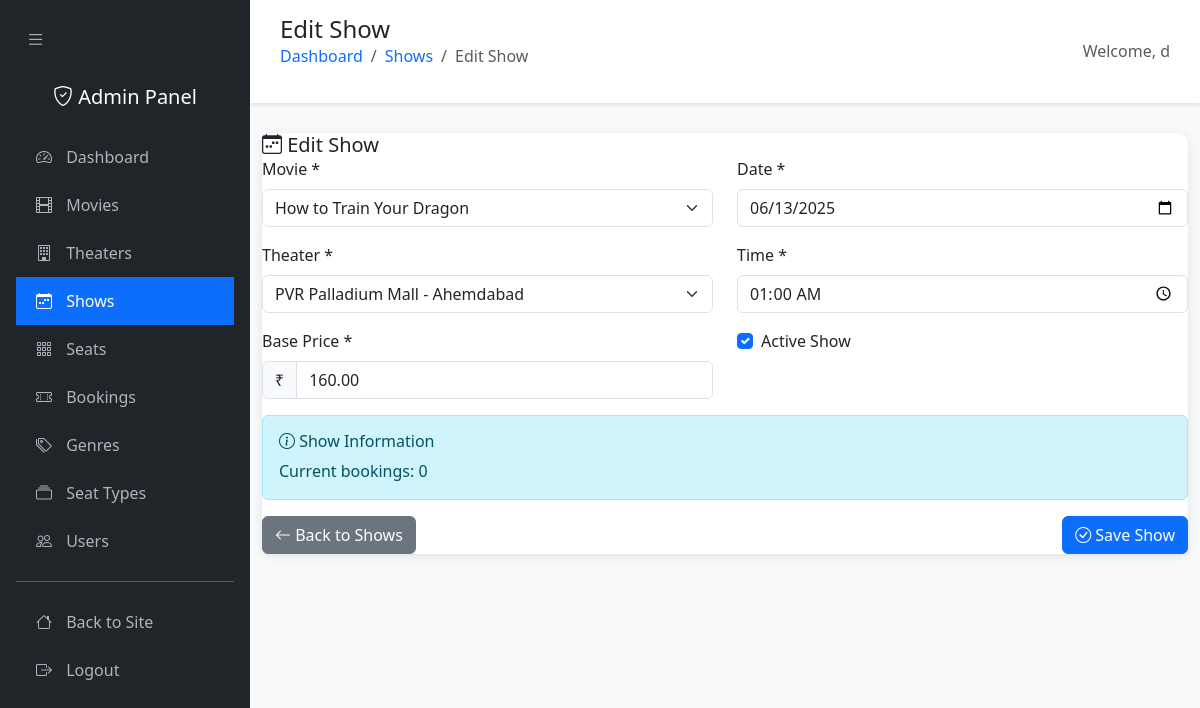
Page /admin-panel/shows/100/edit/ (signed in) on the committed database.
### booking/models.py (models this page shows, shortened)
class Show(models.Model):
    movie = models.ForeignKey(Movie, on_delete=models.CASCADE, related_name='shows')
    theater = models.ForeignKey(Theater, on_delete=models.CASCADE, related_name='shows')
    date = models.DateField()
    time = models.TimeField()
    base_price = models.DecimalField(max_digits=6, decimal_places=2)
    is_active = models.BooleanField(default=True)
    created_at = models.DateTimeField(auto_now_add=True)
    updated_at = models.DateTimeField(auto_now=True)
    class Meta:
        unique_together = ('theater', 'date', 'time')
        ordering = ['date', 'time']

### booking/admin_views.py (the view)
# urls.py: path('admin-panel/shows/<int:show_id>/edit/', admin_views.admin_show_edit, name='admin_show_edit'),
@admin_required
def admin_show_edit(request, show_id):
    show = get_object_or_404(Show, id=show_id)
    if request.method == 'POST':
        form = ShowForm(request.POST, instance=show)
        if form.is_valid():
            show = form.save()
            messages.success(request, f'Show for "{show.movie.title}" updated successfully!')
            return redirect('admin_show_list')
    else:
        form = ShowForm(instance=show)
    context = {'form': form, 'title': 'Edit Show', 'show': show}
    return render(request, 'booking/admin/show_form.html', context)

### booking/admin_forms.py
class ShowForm(forms.ModelForm):
    class Meta:
        model = Show
        fields = ['movie', 'theater', 'date', 'time', 'base_price', 'is_active']
        widgets = {
            'movie': forms.Select(attrs={'class': 'form-select'}),
            'theater': forms.Select(attrs={'class': 'form-select'}),
            'date': forms.DateInput(attrs={'class': 'form-control', 'type': 'date'}),
            'time': forms.TimeInput(attrs={'class': 'form-control', 'type': 'time'}),
            'base_price': forms.NumberInput(attrs={'class': 'form-control', 'step': '0.01'}),
            'is_active': forms.CheckboxInput(attrs={'class': 'form-check-input'}),
        }

### booking/models.py (called while the page is built)
    def __str__(self):
        return self.title

    def __str__(self):
        return f"{self.name} - {self.city}"

### templates/booking/admin/show_form.html (shortened to what this page needs)
{% extends 'booking/admin/base_admin.html' %}
{% block page_title %}{{ title }}{% endblock %}
{% block breadcrumb %}
<nav class="admin-breadcrumb">
    <ol class="breadcrumb">
        <li class="breadcrumb-item"><a href="{% url 'admin_dashboard' %}">Dashboard</a></li>
        <li class="breadcrumb-item"><a href="{% url 'admin_show_list' %}">Shows</a></li>
        <li class="breadcrumb-item active">{{ title }}</li>
    </ol>
</nav>
{% endblock %}
{% block content %}
<div class="admin-card">
    <div class="card-header">
        <h5 class="mb-0"><i class="bi bi-calendar-week"></i> {{ title }}</h5>
    </div>
    <div class="card-body">
        <form method="post">
            <div class="row">
                <div class="col-md-6">
                    <div class="mb-3">
                        <label for="{{ form.movie.id_for_label }}" class="form-label">Movie *</label>
                        {{ form.movie }}
                    </div>
                    <div class="mb-3">
                        <label for="{{ form.theater.id_for_label }}" class="form-label">Theater *</label>
                        {{ form.theater }}
                    </div>
                    <div class="mb-3">
                        <label for="{{ form.base_price.id_for_label }}" class="form-label">Base Price *</label>
                        <div class="input-group">
                            <span class="input-group-text">₹</span>
                            {{ form.base_price }}
                        </div>
                    </div>
                </div>
                <div class="col-md-6">
                    <div class="mb-3">
                        <label for="{{ form.date.id_for_label }}" class="form-label">Date *</label>
                        {{ form.date }}
                    </div>
                    <div class="mb-3">
                        <label for="{{ form.time.id_for_label }}" class="form-label">Time *</label>
                        {{ form.time }}
                    </div>
                    <div class="mb-3">
                        <div class="form-check">
                            {{ form.is_active }}
                            <label class="form-check-label" for="{{ form.is_active.id_for_label }}">
                                Active Show
                            </label>
                        </div>
                    </div>
                </div>
            </div>
            {% if show %}
                <div class="alert alert-info">
                    <h6><i class="bi bi-info-circle"></i> Show Information</h6>
                    <p class="mb-0">Current bookings: {{ show.bookings.count }}</p>
                </div>
            {% endif %}
            <div class="d-flex justify-content-between">
                <a href="{% url 'admin_show_list' %}" class="btn btn-secondary">
                    <i class="bi bi-arrow-left"></i> Back to Shows
                </a>
                <button type="submit" class="btn btn-primary">
                    <i class="bi bi-check-circle"></i> Save Show
                </button>
            </div>
        </form>
    </div>
</div>
{% endblock %}

### templates/booking/admin/base_admin.html (shortened to what this page needs)
<!DOCTYPE html>
<html lang="en">
<head>
    <link href="https://cdn.jsdelivr.net/npm/bootstrap@5.3.0/dist/css/bootstrap.min.css" rel="stylesheet">
    <link rel="stylesheet" href="https://cdn.jsdelivr.net/npm/bootstrap-icons@1.10.0/font/bootstrap-icons.css">
</head>
<body>
    <nav class="admin-sidebar" id="adminSidebar">
        <div class="p-3">
            <button class="sidebar-toggle" onclick="toggleSidebar()">
                <i class="bi bi-list"></i>
            </button>
            <div class="text-center mb-4">
                <h5 class="text-white mb-0">
                    <i class="bi bi-shield-check"></i>
                    <span class="sidebar-text">Admin Panel</span>
                </h5>
            </div>
            <ul class="nav nav-pills flex-column">
                <li class="nav-item">
                    <a class="nav-link {% if request.resolver_match.url_name == 'admin_dashboard' %}active{% endif %}"
                       href="{% url 'admin_dashboard' %}">
                        <i class="bi bi-speedometer2"></i>
                        <span class="sidebar-text">Dashboard</span>
                    </a>
                </li>
                <li class="nav-item">
                    <a class="nav-link {% if 'movie' in request.resolver_match.url_name %}active{% endif %}"
                       href="{% url 'admin_movie_list' %}">
                        <i class="bi bi-film"></i>
                        <span class="sidebar-text">Movies</span>
                    </a>
                </li>
                <li class="nav-item">
                    <a class="nav-link {% if 'theater' in request.resolver_match.url_name %}active{% endif %}"
                       href="{% url 'admin_theater_list' %}">
                        <i class="bi bi-building"></i>
                        <span class="sidebar-text">Theaters</span>
                    </a>
                </li>
                <li class="nav-item">
                    <a class="nav-link {% if 'show' in request.resolver_match.url_name %}active{% endif %}"
                       href="{% url 'admin_show_list' %}">
                        <i class="bi bi-calendar-week"></i>
                        <span class="sidebar-text">Shows</span>
                    </a>
                </li>
                <li class="nav-item">
                    <a class="nav-link {% if 'seat' in request.resolver_match.url_name %}active{% endif %}"
                       href="{% url 'admin_seat_list' %}">
                        <i class="bi bi-grid-3x3-gap"></i>
                        <span class="sidebar-text">Seats</span>
                    </a>
                </li>
                <li class="nav-item">
                    <a class="nav-link {% if 'booking' in request.resolver_match.url_name %}active{% endif %}"
                       href="{% url 'admin_booking_list' %}">
                        <i class="bi bi-ticket-perforated"></i>
                        <span class="sidebar-text">Bookings</span>
                    </a>
                </li>
                <li class="nav-item">
                    <a class="nav-link {% if 'genre' in request.resolver_match.url_name %}active{% endif %}"
                       href="{% url 'admin_genre_list' %}">
                        <i class="bi bi-tags"></i>
                        <span class="sidebar-text">Genres</span>
                    </a>
                </li>
                <li class="nav-item">
                    <a class="nav-link {% if 'seat_type' in request.resolver_match.url_name %}active{% endif %}"
                       href="{% url 'admin_seat_type_list' %}">
                        <i class="bi bi-collection"></i>
                        <span class="sidebar-text">Seat Types</span>
                    </a>
                </li>
                {% if user.is_superuser %}
                <li class="nav-item">
                    <a class="nav-link {% if 'user' in request.resolver_match.url_name %}active{% endif %}"
                       href="{% url 'admin_user_list' %}">
                        <i class="bi bi-people"></i>
                        <span class="sidebar-text">Users</span>
                    </a>
                </li>
                {% endif %}
                <hr class="text-white">
                <li class="nav-item">
                    <a class="nav-link" href="{% url 'home' %}">
                        <i class="bi bi-house"></i>
                        <span class="sidebar-text">Back to Site</span>
                    </a>
                </li>
                <li class="nav-item">
                    <a class="nav-link" href="{% url 'logout' %}">
                        <i class="bi bi-box-arrow-right"></i>
                        <span class="sidebar-text">Logout</span>
                    </a>
                </li>
            </ul>
        </div>
    </nav>
    <div class="admin-content" id="adminContent">
        <div class="admin-header">
            <div class="d-flex justify-content-between align-items-center">
                <div>
                    <h4 class="mb-0">{% block page_title %}Admin Panel{% endblock %}</h4>
                    {% block breadcrumb %}{% endblock %}
                </div>
                <div>
                    <span class="text-muted">Welcome, {{ user.first_name|default:user.username }}</span>
                </div>
            </div>
        </div>
        <div class="container-fluid">
            {% block content %}{% endblock %}
        </div>
    </div>
</body>
</html>

### templates/booking/admin/base_admin.html (style rules this page uses)
:root { --admin-primary: #0d6efd; --admin-secondary: #6c757d; --admin-success: #198754; --admin-danger: #dc3545; --admin-warning: #ffc107; --admin-info: #0dcaf0; --admin-dark: #212529; --admin-light: #f8f9fa; }
body { background-color: var(--admin-light); font-family: 'Segoe UI', Tahoma, Geneva, Verdana, sans-serif; }
.admin-sidebar { background-color: var(--admin-dark); min-height: 100vh; position: fixed; top: 0; left: 0; width: 250px; z-index: 1000; transition: all 0.3s; }
.admin-sidebar .nav-link { color: #adb5bd; padding: 12px 20px; border-radius: 0; transition: all 0.3s; }
.admin-sidebar .nav-link:hover, .admin-sidebar .nav-link.active { color: white; background-color: var(--admin-primary); }
.admin-sidebar .nav-link i { width: 20px; margin-right: 10px; }
.admin-content { margin-left: 250px; transition: all 0.3s; min-height: 100vh; }
.admin-header { background-color: white; box-shadow: 0 2px 4px rgba(0,0,0,.1); padding: 15px 30px; margin-bottom: 30px; }
.admin-card { background: white; border-radius: 10px; box-shadow: 0 2px 10px rgba(0,0,0,.1); border: none; }
.sidebar-toggle { background: none; border: none; color: #adb5bd; font-size: 1.2rem; padding: 10px; margin-bottom: 20px; }
.admin-breadcrumb { background: none; padding: 0; margin-bottom: 20px; }
.admin-breadcrumb .breadcrumb-item a { color: var(--admin-primary); text-decoration: none; }

### rows in the picture
Show: movie "How to Train Your Dragon", theater "PVR Palladium Mall - Ahemdabad", base_price "160.00", date "06/13/2025", time "01:00:00", is_active "☑", bookings.count "0"

### other values in the picture
{{ title }} "Edit Show"
{{ user.first_name|default:user.username }} "d"
